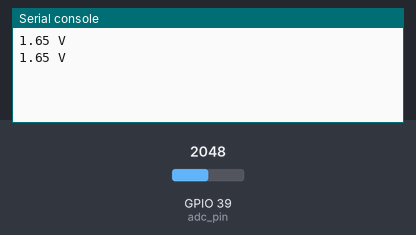
Simulated run of this program. Board: ESP32 board running MicroPython. Parts: the last lines printed to the serial console. The inputs (shaded band) are chosen by the test bench; at power-on: GPIO 39 (adc_pin) = 2048 (analog values on the 0–4095 scale).

Above: at 1.2 s.
1.3 s: GPIO 39 (adc_pin) set to 2866
At 2.6 s:
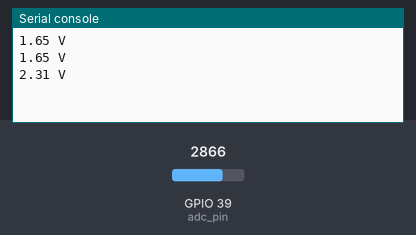
2.8 s: GPIO 39 (adc_pin) set to 3603
At 3.7 s:
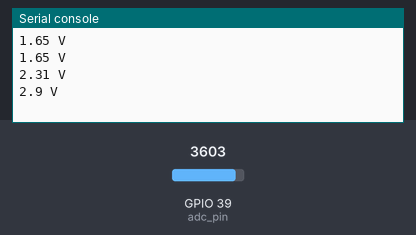
Timing chart, 0 to 5.8 s (numbered marks = the images above; inputs shaded):
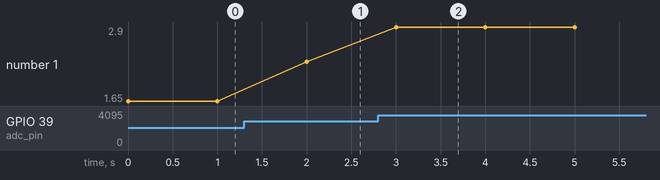

Measured:
- after the input at 1.3 s, the serial console: prints a new line after 0.70 s (image 1)
- after the input at 2.8 s, the serial console: prints a new line after 0.20 s (image 2)
- plotted number 1: 1.65 → 2.31 after the input at 1.3 s, 2.31 → 2.9 after the input at 2.8 s

The program:

Potiwert_anzeigen.py
```python
"""
Board: ESP32 R32
Funktion: Am Analogeingang GPIO39 Poti anschliessen, der Spannungswert wird in der Kommandozeile angezeigt
USB: CH340
https://github.com/frankyhub/Arduino-Beispiele_I/tree/master/CH341SER%20Serieller%20Treiber%20NANO
Flash: esp32-idf3-20210125-unstable-v1.13-283-g203e1d2a6.bin
https://micropython.org/download/esp32/
#khf 25.01.2021

"""
import machine
import sys
import utime

# Pin  Definition

adc_pin = machine.Pin(39)

# Erstellen eines ADC-Objekts fuer den PIN
adc = machine.ADC(adc_pin)

# 11 dB map fuer 0 - 3.3V range
adc.atten(adc.ATTN_11DB)

# Blink Schleife
while True:


    # Lade ADC und konvertiere in V
    val = adc.read()
    val = val * (3.3 / 4095)
    print(round(val,2), "V")
    # 1000ms Pause
    utime.sleep_ms(1000)
```
